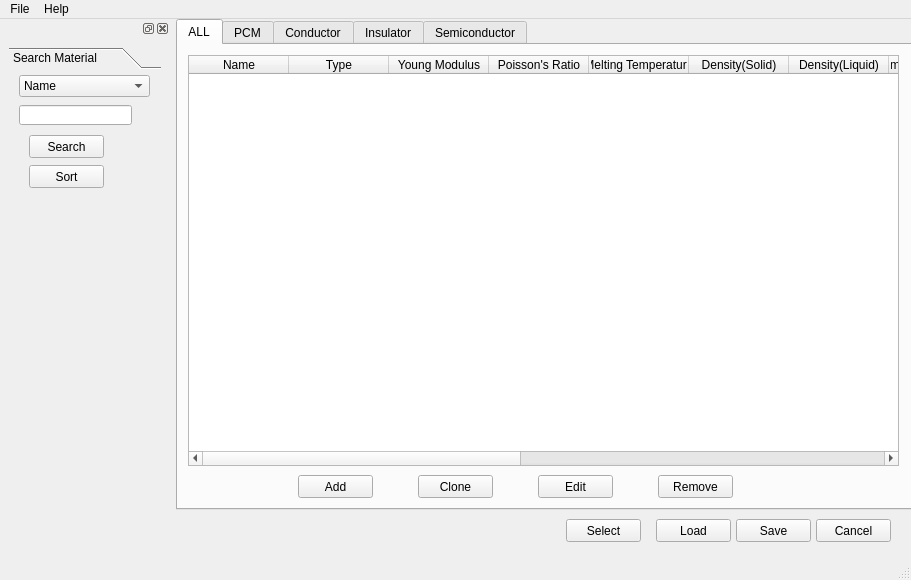
<?xml version="1.0" encoding="UTF-8"?>
<ui version="4.0">
 <class>MDKWindow</class>
 <widget class="QMainWindow" name="MDKWindow">
  <property name="geometry">
   <rect>
    <x>0</x>
    <y>0</y>
    <width>911</width>
    <height>580</height>
   </rect>
  </property>
  <property name="windowTitle">
   <string>PowerSynth MDK Window</string>
  </property>
  <widget class="QWidget" name="centralwidget">
   <widget class="QPushButton" name="save_button">
    <property name="geometry">
     <rect>
      <x>560</x>
      <y>500</y>
      <width>75</width>
      <height>23</height>
     </rect>
    </property>
    <property name="mouseTracking">
     <bool>true</bool>
    </property>
    <property name="toolTip">
     <string extracomment="Save tables' materials to MDK file">Save tables' materials to MDK file</string>
    </property>
    <property name="text">
     <string>Save</string>
    </property>
   </widget>
   <widget class="QPushButton" name="cancel_button">
    <property name="geometry">
     <rect>
      <x>640</x>
      <y>500</y>
      <width>75</width>
      <height>23</height>
     </rect>
    </property>
    <property name="mouseTracking">
     <bool>true</bool>
    </property>
    <property name="toolTip">
     <string extracomment="Close this window">Close this window</string>
    </property>
    <property name="text">
     <string>Cancel</string>
    </property>
   </widget>
   <widget class="QTabWidget" name="tabWidget">
    <property name="geometry">
     <rect>
      <x>0</x>
      <y>0</y>
      <width>741</width>
      <height>491</height>
     </rect>
    </property>
    <property name="currentIndex">
     <number>0</number>
    </property>
    <widget class="QWidget" name="tab">
     <attribute name="title">
      <string>ALL</string>
     </attribute>
     <widget class="QTableWidget" name="tableWidget">
      <property name="geometry">
       <rect>
        <x>10</x>
        <y>10</y>
        <width>711</width>
        <height>411</height>
       </rect>
      </property>
      <column>
       <property name="text">
        <string>Name</string>
       </property>
      </column>
      <column>
       <property name="text">
        <string>Type</string>
       </property>
      </column>
      <column>
       <property name="text">
        <string>Young Modulus</string>
       </property>
      </column>
      <column>
       <property name="text">
        <string>Poisson's Ratio</string>
       </property>
      </column>
      <column>
       <property name="text">
        <string>Melting Temperature</string>
       </property>
      </column>
      <column>
       <property name="text">
        <string>Density(Solid)</string>
       </property>
      </column>
      <column>
       <property name="text">
        <string>Density(Liquid)</string>
       </property>
      </column>
      <column>
       <property name="text">
        <string>Thermal Conductivity(Solid)</string>
       </property>
      </column>
      <column>
       <property name="text">
        <string>Thermal Conductivity(Liquid)</string>
       </property>
      </column>
      <column>
       <property name="text">
        <string>Specific Heat Capacity (Solid)</string>
       </property>
      </column>
      <column>
       <property name="text">
        <string>Specific Heat Capacity (Liquid)</string>
       </property>
      </column>
      <column>
       <property name="text">
        <string>Electrical Resistivity</string>
       </property>
      </column>
      <column>
       <property name="text">
        <string>Relative permittivity</string>
       </property>
      </column>
      <column>
       <property name="text">
        <string>Relative Permeability</string>
       </property>
      </column>
      <column>
       <property name="text">
        <string>CTE</string>
       </property>
      </column>
     </widget>
     <widget class="QPushButton" name="remove_all_button">
      <property name="geometry">
       <rect>
        <x>480</x>
        <y>430</y>
        <width>75</width>
        <height>23</height>
       </rect>
      </property>
      <property name="mouseTracking">
       <bool>true</bool>
      </property>
      <property name="toolTip">
       <string extracomment="Chosen material is removed from the table">Chosen material is removed from the table</string>
      </property>
      <property name="text">
       <string>Remove</string>
      </property>
     </widget>
     <widget class="QPushButton" name="add_all_button">
      <property name="geometry">
       <rect>
        <x>120</x>
        <y>430</y>
        <width>75</width>
        <height>23</height>
       </rect>
      </property>
      <property name="mouseTracking">
       <bool>true</bool>
      </property>
      <property name="toolTip">
       <string extracomment="Add blank line to below of the table">Add blank line to below of the table</string>
      </property>
      <property name="text">
       <string>Add</string>
      </property>
     </widget>
     <widget class="QPushButton" name="edit_all_button">
      <property name="geometry">
       <rect>
        <x>360</x>
        <y>430</y>
        <width>75</width>
        <height>23</height>
       </rect>
      </property>
      <property name="mouseTracking">
       <bool>true</bool>
      </property>
      <property name="toolTip">
       <string extracomment="Changed values are updated">Changed values are updated</string>
      </property>
      <property name="text">
       <string>Edit</string>
      </property>
     </widget>
     <widget class="QPushButton" name="clone_all_button">
      <property name="geometry">
       <rect>
        <x>240</x>
        <y>430</y>
        <width>75</width>
        <height>23</height>
       </rect>
      </property>
      <property name="toolTip">
       <string extracomment="Make clone material and show it top of the table">Make clone material and show it top of the table</string>
      </property>
      <property name="text">
       <string>Clone</string>
      </property>
     </widget>
    </widget>
    <widget class="QWidget" name="tab_2">
     <attribute name="title">
      <string>PCM</string>
     </attribute>
     <widget class="QTableWidget" name="tableWidget_2">
      <property name="geometry">
       <rect>
        <x>10</x>
        <y>10</y>
        <width>711</width>
        <height>411</height>
       </rect>
      </property>
      <column>
       <property name="text">
        <string>Name</string>
       </property>
      </column>
      <column>
       <property name="text">
        <string>Young Modulus</string>
       </property>
      </column>
      <column>
       <property name="text">
        <string>Poisson's Ratio</string>
       </property>
      </column>
      <column>
       <property name="text">
        <string>CTE</string>
       </property>
      </column>
      <column>
       <property name="text">
        <string>Melting Temperature</string>
       </property>
      </column>
      <column>
       <property name="text">
        <string>Density(Solid)</string>
       </property>
      </column>
      <column>
       <property name="text">
        <string>Density(Liquid)</string>
       </property>
      </column>
      <column>
       <property name="text">
        <string>Thermal Conductivity (Solid)</string>
       </property>
      </column>
      <column>
       <property name="text">
        <string>Thermal Conductivity (Liquid)</string>
       </property>
      </column>
      <column>
       <property name="text">
        <string>Specific Heat Capacity (Solid)</string>
       </property>
      </column>
      <column>
       <property name="text">
        <string>Specific Heat Capacity (Liquid)</string>
       </property>
      </column>
     </widget>
     <widget class="QPushButton" name="remove_pcm_button">
      <property name="geometry">
       <rect>
        <x>480</x>
        <y>430</y>
        <width>75</width>
        <height>23</height>
       </rect>
      </property>
      <property name="mouseTracking">
       <bool>true</bool>
      </property>
      <property name="toolTip">
       <string extracomment="Chosen material is removed from the table">Chosen material is removed from the table</string>
      </property>
      <property name="text">
       <string>Remove</string>
      </property>
     </widget>
     <widget class="QPushButton" name="add_pcm_button">
      <property name="geometry">
       <rect>
        <x>120</x>
        <y>430</y>
        <width>75</width>
        <height>23</height>
       </rect>
      </property>
      <property name="mouseTracking">
       <bool>true</bool>
      </property>
      <property name="toolTip">
       <string extracomment="Add blank line to below of the table">Add blank line to below of the table</string>
      </property>
      <property name="text">
       <string>Add</string>
      </property>
     </widget>
     <widget class="QPushButton" name="edit_pcm_button">
      <property name="geometry">
       <rect>
        <x>360</x>
        <y>430</y>
        <width>75</width>
        <height>23</height>
       </rect>
      </property>
      <property name="mouseTracking">
       <bool>true</bool>
      </property>
      <property name="toolTip">
       <string extracomment="Changed values are updated">Changed values are updated</string>
      </property>
      <property name="text">
       <string>Edit</string>
      </property>
     </widget>
     <widget class="QPushButton" name="clone_pcm_button">
      <property name="geometry">
       <rect>
        <x>240</x>
        <y>430</y>
        <width>75</width>
        <height>23</height>
       </rect>
      </property>
      <property name="mouseTracking">
       <bool>true</bool>
      </property>
      <property name="toolTip">
       <string extracomment="Make clone material and show it top of the table">Make clone material and show it top of the table</string>
      </property>
      <property name="text">
       <string>Clone</string>
      </property>
     </widget>
    </widget>
    <widget class="QWidget" name="tab_3">
     <attribute name="title">
      <string>Conductor</string>
     </attribute>
     <widget class="QTableWidget" name="tableWidget_3">
      <property name="geometry">
       <rect>
        <x>10</x>
        <y>10</y>
        <width>711</width>
        <height>411</height>
       </rect>
      </property>
      <property name="autoScroll">
       <bool>true</bool>
      </property>
      <column>
       <property name="text">
        <string>Name</string>
       </property>
      </column>
      <column>
       <property name="text">
        <string>Young Modulus</string>
       </property>
      </column>
      <column>
       <property name="text">
        <string>Poisson's Ratio</string>
       </property>
      </column>
      <column>
       <property name="text">
        <string>Density</string>
       </property>
      </column>
      <column>
       <property name="text">
        <string>Thermal Conductivity</string>
       </property>
      </column>
      <column>
       <property name="text">
        <string>Specific Heat Capacity</string>
       </property>
      </column>
      <column>
       <property name="text">
        <string>Electrical Resistivity</string>
       </property>
      </column>
      <column>
       <property name="text">
        <string>Relative Permittivity</string>
       </property>
      </column>
      <column>
       <property name="text">
        <string>Relative permeability</string>
       </property>
      </column>
      <column>
       <property name="text">
        <string>CTE</string>
       </property>
      </column>
     </widget>
     <widget class="QPushButton" name="add_con_button">
      <property name="geometry">
       <rect>
        <x>120</x>
        <y>430</y>
        <width>75</width>
        <height>23</height>
       </rect>
      </property>
      <property name="mouseTracking">
       <bool>true</bool>
      </property>
      <property name="toolTip">
       <string extracomment="Add blank line to below of the table">Add blank line to below of the table</string>
      </property>
      <property name="text">
       <string>Add</string>
      </property>
     </widget>
     <widget class="QPushButton" name="clone_con_button">
      <property name="geometry">
       <rect>
        <x>240</x>
        <y>430</y>
        <width>75</width>
        <height>23</height>
       </rect>
      </property>
      <property name="mouseTracking">
       <bool>true</bool>
      </property>
      <property name="toolTip">
       <string extracomment="Make clone material and show it top of the table">Make clone material and show it top of the table</string>
      </property>
      <property name="text">
       <string>Clone</string>
      </property>
     </widget>
     <widget class="QPushButton" name="edit_con_button">
      <property name="geometry">
       <rect>
        <x>360</x>
        <y>430</y>
        <width>75</width>
        <height>23</height>
       </rect>
      </property>
      <property name="mouseTracking">
       <bool>true</bool>
      </property>
      <property name="toolTip">
       <string extracomment="Changed values are updated">Changed values are updated</string>
      </property>
      <property name="text">
       <string>Edit</string>
      </property>
     </widget>
     <widget class="QPushButton" name="remove_con_button">
      <property name="geometry">
       <rect>
        <x>480</x>
        <y>430</y>
        <width>75</width>
        <height>23</height>
       </rect>
      </property>
      <property name="mouseTracking">
       <bool>true</bool>
      </property>
      <property name="toolTip">
       <string extracomment="Chosen material is removed from the table">Chosen material is removed from the table</string>
      </property>
      <property name="text">
       <string>Remove</string>
      </property>
     </widget>
    </widget>
    <widget class="QWidget" name="tab_4">
     <attribute name="title">
      <string>Insulator</string>
     </attribute>
     <widget class="QTableWidget" name="tableWidget_4">
      <property name="geometry">
       <rect>
        <x>10</x>
        <y>10</y>
        <width>711</width>
        <height>411</height>
       </rect>
      </property>
      <column>
       <property name="text">
        <string>Name</string>
       </property>
      </column>
      <column>
       <property name="text">
        <string>Young Modulus</string>
       </property>
      </column>
      <column>
       <property name="text">
        <string>Poisson's Ratio</string>
       </property>
      </column>
      <column>
       <property name="text">
        <string>Density</string>
       </property>
      </column>
      <column>
       <property name="text">
        <string>Thermal Conductivity</string>
       </property>
      </column>
      <column>
       <property name="text">
        <string>Specific Heat Capacity</string>
       </property>
      </column>
      <column>
       <property name="text">
        <string>Electrical Resistivity</string>
       </property>
      </column>
      <column>
       <property name="text">
        <string>Relative Permittivity</string>
       </property>
      </column>
      <column>
       <property name="text">
        <string>Relative Permeability</string>
       </property>
      </column>
      <column>
       <property name="text">
        <string>CTE</string>
       </property>
      </column>
     </widget>
     <widget class="QPushButton" name="remove_ins_button">
      <property name="geometry">
       <rect>
        <x>480</x>
        <y>430</y>
        <width>75</width>
        <height>23</height>
       </rect>
      </property>
      <property name="mouseTracking">
       <bool>true</bool>
      </property>
      <property name="toolTip">
       <string extracomment="Chosen material is removed from the table">Chosen material is removed from the table</string>
      </property>
      <property name="text">
       <string>Remove</string>
      </property>
     </widget>
     <widget class="QPushButton" name="add_ins_button">
      <property name="geometry">
       <rect>
        <x>120</x>
        <y>430</y>
        <width>75</width>
        <height>23</height>
       </rect>
      </property>
      <property name="mouseTracking">
       <bool>true</bool>
      </property>
      <property name="toolTip">
       <string extracomment="Add blank line to below of the table">Add blank line to below of the table</string>
      </property>
      <property name="text">
       <string>Add</string>
      </property>
     </widget>
     <widget class="QPushButton" name="edit_ins_button">
      <property name="geometry">
       <rect>
        <x>360</x>
        <y>430</y>
        <width>75</width>
        <height>23</height>
       </rect>
      </property>
      <property name="mouseTracking">
       <bool>true</bool>
      </property>
      <property name="toolTip">
       <string extracomment="Changed values are updated">Changed values are updated</string>
      </property>
      <property name="text">
       <string>Edit</string>
      </property>
     </widget>
     <widget class="QPushButton" name="clone_ins_button">
      <property name="geometry">
       <rect>
        <x>240</x>
        <y>430</y>
        <width>75</width>
        <height>23</height>
       </rect>
      </property>
      <property name="mouseTracking">
       <bool>true</bool>
      </property>
      <property name="toolTip">
       <string extracomment="Make clone material and show it top of the table">Make clone material and show it top of the table</string>
      </property>
      <property name="text">
       <string>Clone</string>
      </property>
     </widget>
    </widget>
    <widget class="QWidget" name="tab_5">
     <attribute name="title">
      <string>Semiconductor</string>
     </attribute>
     <widget class="QTableWidget" name="tableWidget_5">
      <property name="geometry">
       <rect>
        <x>10</x>
        <y>10</y>
        <width>711</width>
        <height>411</height>
       </rect>
      </property>
      <column>
       <property name="text">
        <string>Name</string>
       </property>
      </column>
      <column>
       <property name="text">
        <string>Young Modulus</string>
       </property>
      </column>
      <column>
       <property name="text">
        <string>Poisson's Ratio</string>
       </property>
      </column>
      <column>
       <property name="text">
        <string>Density</string>
       </property>
      </column>
      <column>
       <property name="text">
        <string>Thermal Conductivity</string>
       </property>
      </column>
      <column>
       <property name="text">
        <string>Specific Heat Capacity</string>
       </property>
      </column>
      <column>
       <property name="text">
        <string>Electrical Resistivity</string>
       </property>
      </column>
      <column>
       <property name="text">
        <string>Relative Permittivity</string>
       </property>
      </column>
      <column>
       <property name="text">
        <string>Relative Permeability</string>
       </property>
      </column>
      <column>
       <property name="text">
        <string>CTE</string>
       </property>
      </column>
     </widget>
     <widget class="QPushButton" name="remove_sem_button">
      <property name="geometry">
       <rect>
        <x>480</x>
        <y>430</y>
        <width>75</width>
        <height>23</height>
       </rect>
      </property>
      <property name="mouseTracking">
       <bool>true</bool>
      </property>
      <property name="toolTip">
       <string extracomment="Chosen material is removed from the table">Chosen material is removed from the table</string>
      </property>
      <property name="text">
       <string>Remove</string>
      </property>
     </widget>
     <widget class="QPushButton" name="add_sem_button">
      <property name="geometry">
       <rect>
        <x>120</x>
        <y>430</y>
        <width>75</width>
        <height>23</height>
       </rect>
      </property>
      <property name="mouseTracking">
       <bool>true</bool>
      </property>
      <property name="toolTip">
       <string extracomment="Add blank line to below of the table">Add blank line to below of the table</string>
      </property>
      <property name="text">
       <string>Add</string>
      </property>
     </widget>
     <widget class="QPushButton" name="edit_sem_button">
      <property name="geometry">
       <rect>
        <x>360</x>
        <y>430</y>
        <width>75</width>
        <height>23</height>
       </rect>
      </property>
      <property name="mouseTracking">
       <bool>true</bool>
      </property>
      <property name="toolTip">
       <string extracomment="Changed values are updated">Changed values are updated</string>
      </property>
      <property name="text">
       <string>Edit</string>
      </property>
     </widget>
     <widget class="QPushButton" name="clone_sem_button">
      <property name="geometry">
       <rect>
        <x>240</x>
        <y>430</y>
        <width>75</width>
        <height>23</height>
       </rect>
      </property>
      <property name="mouseTracking">
       <bool>true</bool>
      </property>
      <property name="toolTip">
       <string extracomment="Make clone material and show it top of the table">Make clone material and show it top of the table</string>
      </property>
      <property name="text">
       <string>Clone</string>
      </property>
     </widget>
    </widget>
   </widget>
   <widget class="QPushButton" name="load_button">
    <property name="geometry">
     <rect>
      <x>480</x>
      <y>500</y>
      <width>75</width>
      <height>23</height>
     </rect>
    </property>
    <property name="mouseTracking">
     <bool>true</bool>
    </property>
    <property name="toolTip">
     <string extracomment="Open MDK file and upload it to the table">Open MDK file and upload it to the table</string>
    </property>
    <property name="text">
     <string>Load</string>
    </property>
   </widget>
   <widget class="QPushButton" name="select_button">
    <property name="geometry">
     <rect>
      <x>390</x>
      <y>500</y>
      <width>75</width>
      <height>23</height>
     </rect>
    </property>
    <property name="mouseTracking">
     <bool>true</bool>
    </property>
    <property name="toolTip">
     <string extracomment="Choose material you want to use">Choose material you want to use</string>
    </property>
    <property name="text">
     <string>Select</string>
    </property>
   </widget>
  </widget>
  <widget class="QMenuBar" name="menubar">
   <property name="geometry">
    <rect>
     <x>0</x>
     <y>0</y>
     <width>911</width>
     <height>21</height>
    </rect>
   </property>
   <widget class="QMenu" name="menuFile">
    <property name="title">
     <string>File</string>
    </property>
    <addaction name="actionImport_2"/>
    <addaction name="actionSave"/>
    <addaction name="separator"/>
   </widget>
   <widget class="QMenu" name="menuHelp">
    <property name="title">
     <string>Help</string>
    </property>
    <addaction name="actionOpen_explanation"/>
   </widget>
   <addaction name="menuFile"/>
   <addaction name="menuHelp"/>
  </widget>
  <widget class="QStatusBar" name="statusbar"/>
  <widget class="QDockWidget" name="dockWidget_2">
   <property name="minimumSize">
    <size>
     <width>170</width>
     <height>135</height>
    </size>
   </property>
   <property name="maximumSize">
    <size>
     <width>170</width>
     <height>500</height>
    </size>
   </property>
   <attribute name="dockWidgetArea">
    <number>1</number>
   </attribute>
   <widget class="QWidget" name="dockWidgetContents_2">
    <layout class="QGridLayout" name="gridLayout">
     <item row="0" column="0">
      <widget class="QToolBox" name="toolBox">
       <property name="currentIndex">
        <number>0</number>
       </property>
       <widget class="QWidget" name="page_2">
        <property name="geometry">
         <rect>
          <x>0</x>
          <y>0</y>
          <width>152</width>
          <height>434</height>
         </rect>
        </property>
        <attribute name="label">
         <string>Search Material</string>
        </attribute>
        <widget class="QComboBox" name="comboBox">
         <property name="geometry">
          <rect>
           <x>10</x>
           <y>0</y>
           <width>131</width>
           <height>22</height>
          </rect>
         </property>
         <item>
          <property name="text">
           <string>Name</string>
          </property>
         </item>
         <item>
          <property name="text">
           <string>Young Modulus</string>
          </property>
         </item>
         <item>
          <property name="text">
           <string>Poisson's Ratio</string>
          </property>
         </item>
         <item>
          <property name="text">
           <string>Melting Temperature</string>
          </property>
         </item>
         <item>
          <property name="text">
           <string>Electrical Resistivity</string>
          </property>
         </item>
         <item>
          <property name="text">
           <string>Density</string>
          </property>
         </item>
         <item>
          <property name="text">
           <string>Density(Solid)</string>
          </property>
         </item>
         <item>
          <property name="text">
           <string>Density(Liquid)</string>
          </property>
         </item>
         <item>
          <property name="text">
           <string>Specific Heat Capacity</string>
          </property>
         </item>
         <item>
          <property name="text">
           <string>Specific Heat Capacity (Solid)</string>
          </property>
         </item>
         <item>
          <property name="text">
           <string>Specific Heat Capacity (Liquid)</string>
          </property>
         </item>
         <item>
          <property name="text">
           <string>Thermal Conductivity</string>
          </property>
         </item>
         <item>
          <property name="text">
           <string>Thermal Conductivity (Solid)</string>
          </property>
         </item>
         <item>
          <property name="text">
           <string>Thermal Conductivity (Liquid)</string>
          </property>
         </item>
         <item>
          <property name="text">
           <string>Relative Permittivity</string>
          </property>
         </item>
         <item>
          <property name="text">
           <string>Relative Permeability</string>
          </property>
         </item>
         <item>
          <property name="text">
           <string>CTE</string>
          </property>
         </item>
        </widget>
        <widget class="QLineEdit" name="SearchItem">
         <property name="geometry">
          <rect>
           <x>10</x>
           <y>30</y>
           <width>113</width>
           <height>20</height>
          </rect>
         </property>
        </widget>
        <widget class="QPushButton" name="search_button">
         <property name="geometry">
          <rect>
           <x>20</x>
           <y>60</y>
           <width>75</width>
           <height>23</height>
          </rect>
         </property>
         <property name="mouseTracking">
          <bool>true</bool>
         </property>
         <property name="toolTip">
          <string extracomment="Search specific material, and it show the top of the table">Search specific material, and it show the top of the table</string>
         </property>
         <property name="text">
          <string>Search</string>
         </property>
        </widget>
        <widget class="QPushButton" name="sort_button">
         <property name="geometry">
          <rect>
           <x>20</x>
           <y>90</y>
           <width>75</width>
           <height>23</height>
          </rect>
         </property>
         <property name="mouseTracking">
          <bool>true</bool>
         </property>
         <property name="toolTip">
          <string extracomment="Sort materials based on the field">Sort materials based on the field</string>
         </property>
         <property name="text">
          <string>Sort</string>
         </property>
        </widget>
       </widget>
      </widget>
     </item>
    </layout>
   </widget>
  </widget>
  <action name="actionImport">
   <property name="text">
    <string>Import</string>
   </property>
  </action>
  <action name="actionSave">
   <property name="text">
    <string>Export</string>
   </property>
  </action>
  <action name="actionImport_file">
   <property name="text">
    <string>Import File</string>
   </property>
  </action>
  <action name="actionType_Material">
   <property name="text">
    <string>Type Material</string>
   </property>
  </action>
  <action name="actionImport_2">
   <property name="text">
    <string>Import</string>
   </property>
  </action>
  <action name="actionOpen_explanation">
   <property name="text">
    <string>Open explanation</string>
   </property>
  </action>
 </widget>
 <resources/>
 <connections/>
</ui>
